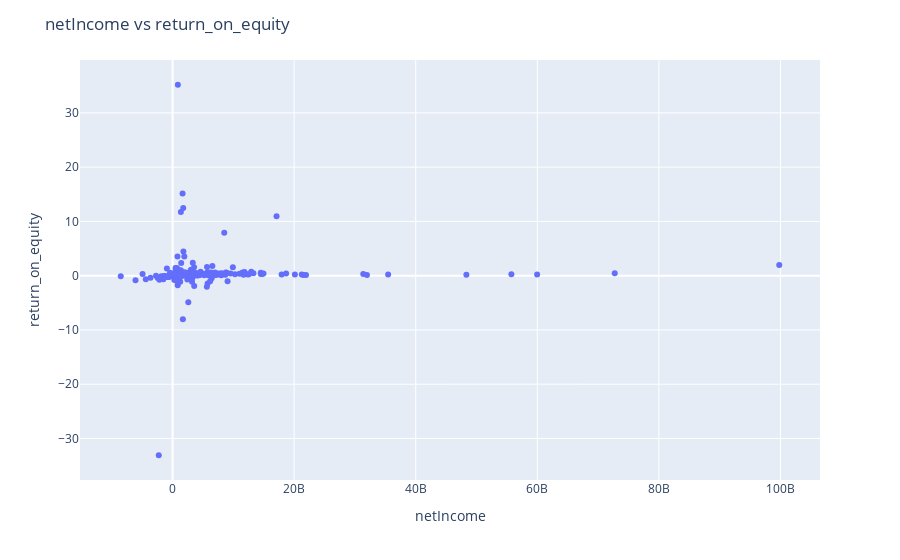

The cell this chart's notebook holds for it:
### Code cell
# I think to do this right I'm supposed to average equity
# https://ycharts.com/companies/SPGI/debt_equity_ratio
metric = 'return_on_equity'
relevant_cols = ['netIncome', 'totalShareholderEquity']
x = relevant_cols[0]
hoover_data = relevant_cols[1:]
summary = index_metric_summary(df.copy(), metric, relevant_cols, x, hoover_data)

### Figure 1 — Plotly figure (JSON) as saved in the notebook; plotly's stock layout.template omitted (floating-point values rounded to 4 significant figures; data arrays with more than 128 entries replaced by an {"elided": "..."} marker saying what was removed)
{"data": [{"customdata": {"elided": "405x2 mixed values"}, "hovertemplate": "netIncome=%{x}<br>return_on_equity=%{y}<br>symbol=%{customdata[0]}<br>totalShareholderEquity=%{customdata[1]}<extra></extra>", "legendgroup": "", "marker": {"color": "#636efa", "symbol": "circle"}, "mode": "markers", "name": "", "orientation": "v", "showlegend": false, "type": "scatter", "x": {"elided": "405 int values"}, "xaxis": "x", "y": {"elided": "405 float values"}, "yaxis": "y"}], "layout": {"hovermode": "closest", "legend": {"tracegroupgap": 0}, "margin": {"t": 60}, "title": {"text": "netIncome vs return_on_equity"}, "xaxis": {"anchor": "y", "domain": [0, 1], "title": {"text": "netIncome"}}, "yaxis": {"anchor": "x", "domain": [0, 1], "title": {"text": "return_on_equity"}}}}
